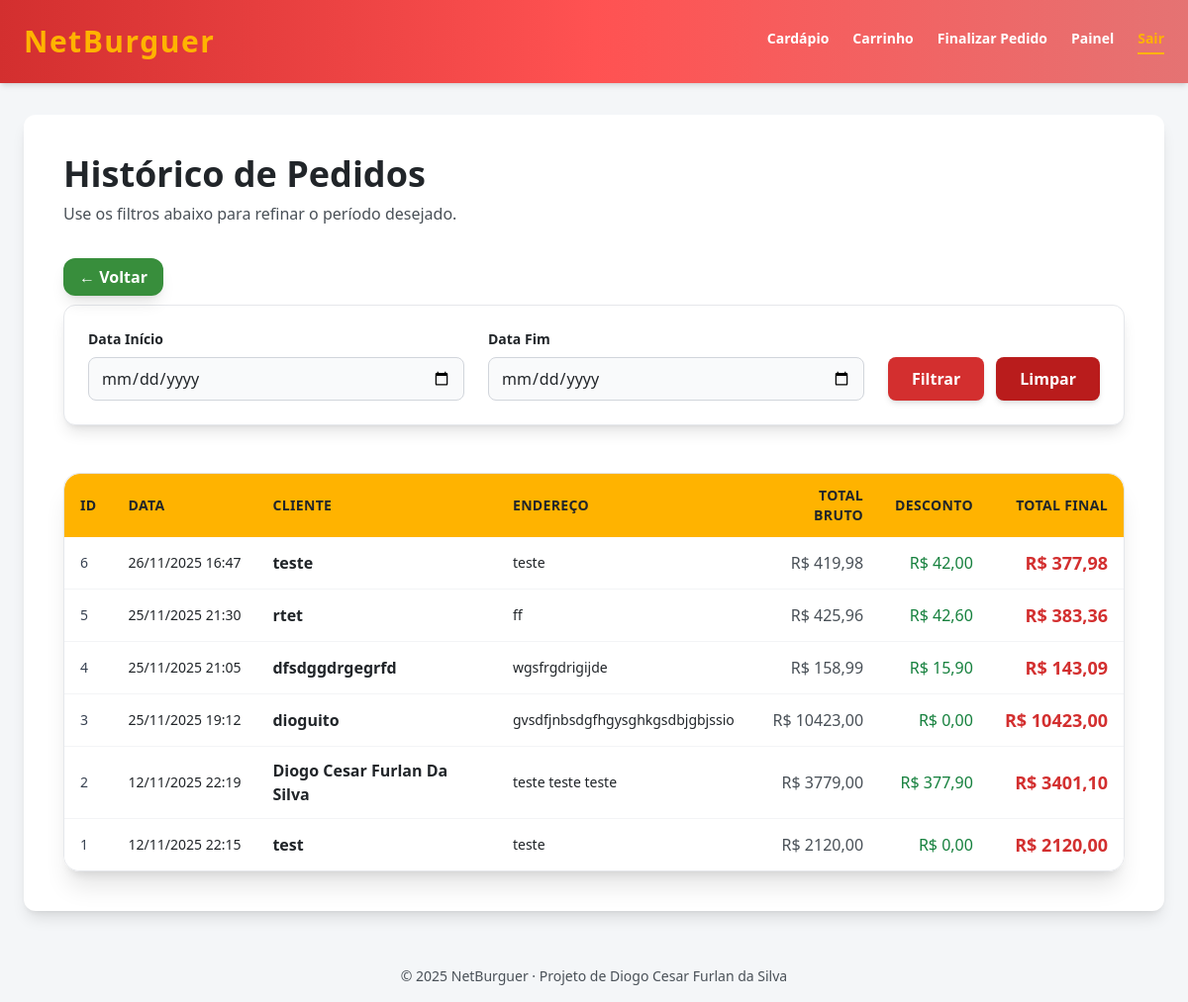
The app's page /painel/pedidos/historico/ (signed in), older data.
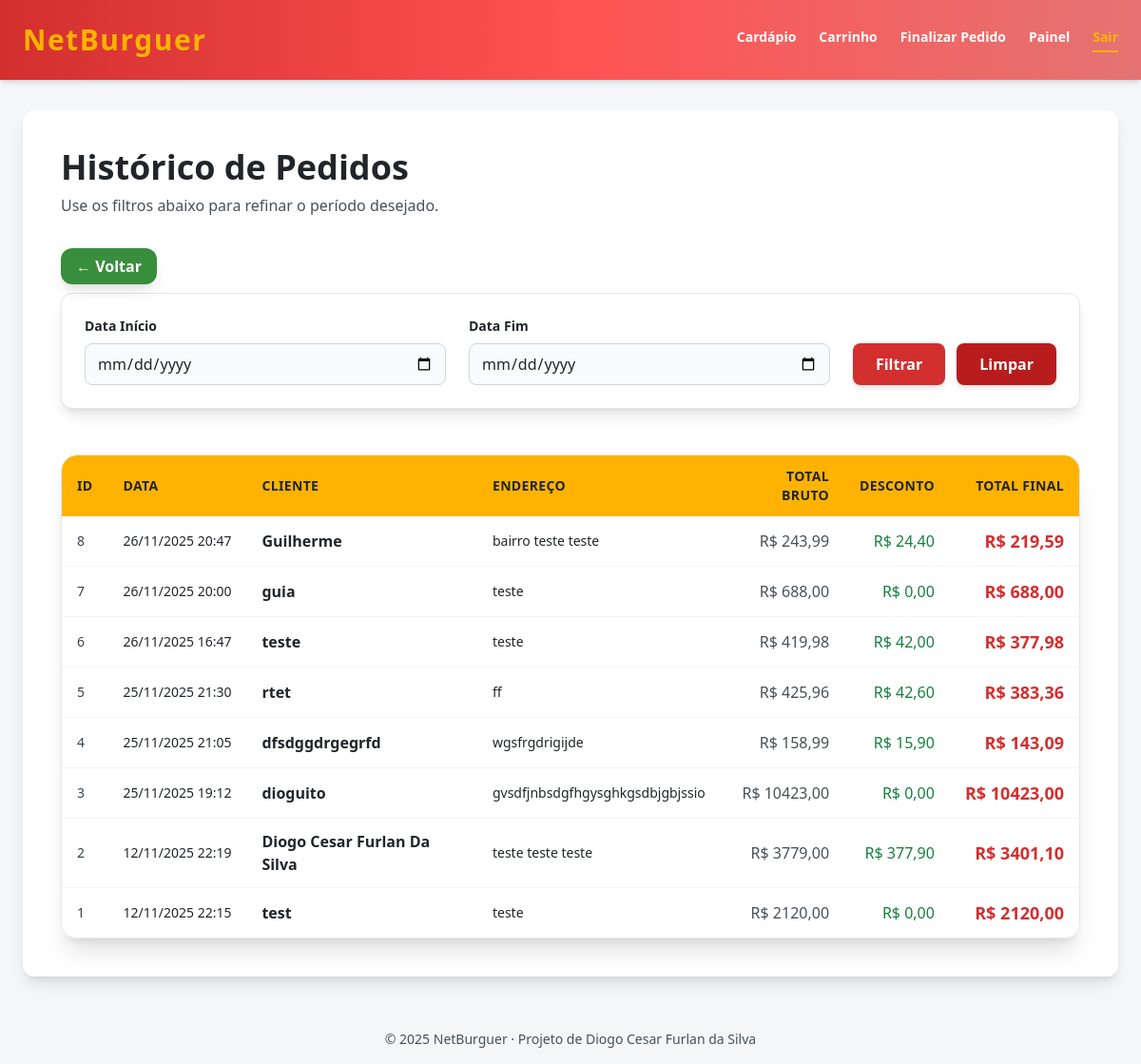
The same page, newer data.
### cardapio/models.py (models this page shows, shortened)
class Pedido(models.Model):
    nome_cliente = models.CharField(max_length=100, verbose_name="Nome do Cliente")
    endereco_entrega = models.CharField(max_length=255, verbose_name="Endereço de Entrega")
    data_criacao = models.DateTimeField(default=timezone.now, verbose_name="Data do Pedido")
    total_bruto = models.DecimalField(max_digits=8, decimal_places=2, default=0.00, verbose_name="Total Bruto")
    desconto_aplicado = models.DecimalField(max_digits=8, decimal_places=2, default=0.00, verbose_name="Desconto Aplicado")
    total_final = models.DecimalField(max_digits=8, decimal_places=2, default=0.00, verbose_name="Total Final")
    itens_json = models.TextField(default="[]", verbose_name="Itens do Pedido (JSON)")
    class Meta:
        verbose_name = "Pedido"
        verbose_name_plural = "Pedidos"
        ordering = ['-data_criacao']

### cardapio/views.py (the view)
# urls.py: path('painel/pedidos/historico/', views.historico_pedidos, name='historico_pedidos'),
@login_required
def historico_pedidos(request):
    filtros = {
        'data_inicio': request.GET.get('data_inicio', ''),
        'data_fim': request.GET.get('data_fim', ''),
    }
    try:
        pedidos = Pedido.objects.all().order_by('-data_criacao')
        if filtros['data_inicio']:
            pedidos = pedidos.filter(data_criacao__date__gte=filtros['data_inicio'])
        if filtros['data_fim']:
            pedidos = pedidos.filter(data_criacao__date__lte=filtros['data_fim'])
    except Exception:
        return render(
            request,
            'admin/historico.html',
            {'erro': 'Erro ao carregar historico de pedidos.', 'filtros': filtros},
        )
    context = {'pedidos': pedidos, 'filtros': filtros}
    if not pedidos.exists():
        context['mensagem_vazio'] = 'Nenhum pedido registrado no periodo selecionado.'
    return render(request, 'admin/historico.html', context)

### templates/admin/historico.html (shortened to what the changed rows need)
{% extends "base.html" %}
{% block content %}
    <div class="mb-10">
        <h2 class="text-3xl md:text-4xl font-bold text-preto-texto mb-2">Histórico de Pedidos</h2>
    </div>
    {% if erro %}
        <div class="p-4 rounded-lg font-semibold bg-red-100 text-red-700 border border-red-300 shadow-sm">
            {{ erro }}
        </div>
    {% elif mensagem_vazio %}
        <div class="p-4 rounded-lg font-semibold bg-yellow-100 text-yellow-700 border border-yellow-300 shadow-sm">
            {{ mensagem_vazio }}
        </div>
    {% else %}
        <div class="overflow-x-auto shadow-xl rounded-2xl border border-gray-200">
            <table class="w-full text-left border-collapse">
                <thead class="bg-amarelo-principal text-preto-texto uppercase text-sm font-extrabold tracking-wide">
                    <tr>
                        <th class="py-3 px-4 rounded-tl-2xl">ID</th>
                        <th class="py-3 px-4">Data</th>
                        <th class="py-3 px-4">Cliente</th>
                        <th class="py-3 px-4">Endereço</th>
                        <th class="py-3 px-4 text-right">Total Bruto</th>
                        <th class="py-3 px-4 text-right">Desconto</th>
                        <th class="py-3 px-4 text-right rounded-tr-2xl">Total Final</th>
                    </tr>
                </thead>
                <tbody class="bg-white divide-y divide-gray-100">
                    {% for pedido in pedidos %}
                        <tr class="hover:bg-gray-50 transition duration-150">
                            <td class="py-3 px-4 text-sm font-medium text-gray-700">{{ pedido.id }}</td>
                            <td class="py-3 px-4 text-sm whitespace-nowrap">
                                {{ pedido.data_criacao|date:"d/m/Y H:i" }}
                            </td>
                            <td class="py-3 px-4 font-semibold">{{ pedido.nome_cliente }}</td>
                            <td class="py-3 px-4 text-sm max-w-xs truncate">{{ pedido.endereco_entrega }}</td>
                            <td class="py-3 px-4 text-right text-cinza-texto whitespace-nowrap">
                                R$ {{ pedido.total_bruto|floatformat:2 }}
                            </td>
                            <td class="py-3 px-4 text-right text-green-700 font-medium whitespace-nowrap">
                                R$ {{ pedido.desconto_aplicado|floatformat:2 }}
                            </td>
                            <td class="py-3 px-4 text-right text-lg font-extrabold text-vermelho-principal whitespace-nowrap">
                                R$ {{ pedido.total_final|floatformat:2 }}
                            </td>
                        </tr>
                    {% endfor %}
                </tbody>
            </table>
        </div>
    {% endif %}
{% endblock %}

Row changes from the older to the newer data that the page shows:
added Pedido: id "8", data_criacao "26/11/2025 20:47", nome_cliente "Guilherme", endereco_entrega "bairro teste teste", total_bruto "243,99", desconto_aplicado "24,40", total_final "219,59"
added Pedido: id "7", data_criacao "26/11/2025 20:00", nome_cliente "guia", endereco_entrega "teste", total_bruto "688,00", desconto_aplicado "0,00", total_final "688,00"
